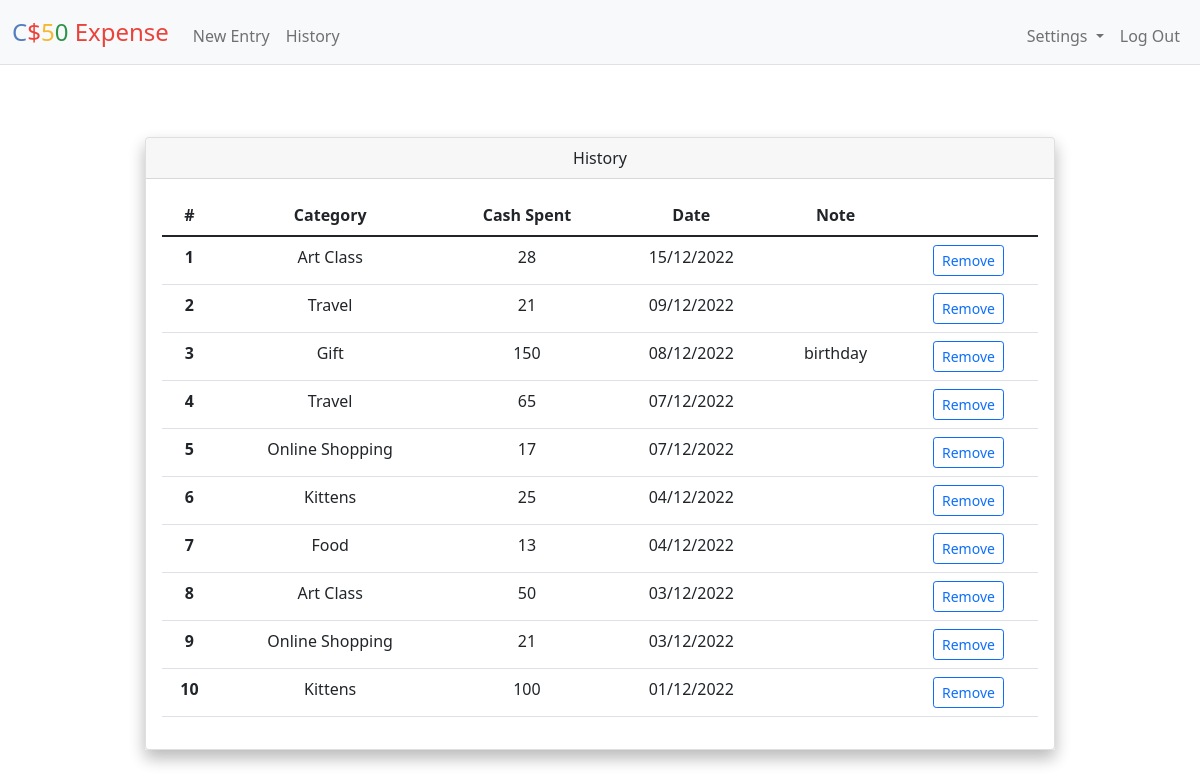
Screenshot of /history (signed in) with the database file from the repository.
### tables this page shows
CREATE TABLE entries (
    id INTEGER PRIMARY KEY AUTOINCREMENT NOT NULL,
    amount NUMERIC NOT NULL,
    description TEXT,
    year NUMRIC NOT NULL,
    month NUMRIC NOT NULL,
    day NUMRIC NOT NULL,
    user_id INTEGER NOT NULL,
    category_id INTEGER NOT NULL,
    FOREIGN KEY (user_id) REFERENCES users (id)
);

CREATE TABLE categories (
    id INTEGER PRIMARY KEY AUTOINCREMENT NOT NULL,
    category TEXT NOT NULL,
    user_id INTEGER NOT NULL,
    FOREIGN KEY (user_id) REFERENCES users (id)
);

### app.py (the view)
@app.route("/history", methods=["GET", "POST"])
@login_required
def history():
    if request.method == "POST":
        if 'remove_button' in request.form:
            id = request.form['remove_button']
            db_id = db.execute("SELECT * FROM entries WHERE user_id=? AND id=?", session["user_id"], id)
            if len(db_id) == 0:
                return apology("item doesn't exist", 400)
            db.execute("DELETE FROM entries WHERE id=?", id)
            flash('Item successfully removed')
            return redirect("/history")
        else:
            return apology("illegal entry", 400)
    else:
        history = db.execute(""" SELECT amount, description, year, month, day, entries.id, categories.category
                    FROM entries LEFT JOIN categories ON category_id = categories.id
                    WHERE entries.user_id=?""", session["user_id"])
        try:
            history = pd.DataFrame.from_dict(history)
            history["date"] = history["year"].astype(str) + "-" + history["month"].astype(str) + "-" + history["day"].astype(str)
            history["date"] = pd.to_datetime(history["date"])
            history["date"] = history["date"].dt.strftime('%d/%m/%Y')
            history = history.drop(columns=['year', 'month', 'day']).sort_values(['date', 'amount'], ascending=False)
            history.category.fillna(value=place_holder, inplace=True)
        except:
            history = pd.DataFrame.from_dict(history)
        history = history.to_dict('records')
        return render_template("history.html", history=history)

### app.py (called while the page is built)
@app.after_request
def after_request(response):
    response.headers["Cache-Control"] = "no-cache, no-store, must-revalidate"
    response.headers["Expires"] = 0
    response.headers["Pragma"] = "no-cache"
    return response

### helpers.py (called while the page is built)
def login_required(f):
    @wraps(f)
    def decorated_function(*args, **kwargs):
        if session.get("user_id") is None:
            return redirect("/login")
        return f(*args, **kwargs)
    return decorated_function

### templates/history.html (shortened to what this page needs)
{% extends "layout.html" %}
{% block main %}
  <div class="container-sm px-4 mt-4">
    <div class="col-xl-10 offset-lg-1 shadow">
      <div class="card mb-3 shadow">
        <div class="card-header">History</div>
        <div class="card-body">
          <table class="table">
            <thead>
              <tr>
                <th scope="row">#</th>
                <th scope="col">Category</th>
                <th scope="col">Cash Spent</th>
                <th scope="col">Date</th>
                <th scope="col">Note</th>
              </tr>
            </thead>
            <tbody>
              <form action="/history" method="POST">
              {% for item in history %}
                  <tr>
                    <th>{{loop.index}}</th>
                    <td>{{item.category|e}}</td>
                    <td>{{item.amount|e}}</td>
                    <td>{{item.date|e}}</td>
                    <td>{{item.description|e}}</td>
                    <td>
                      <button type="button" class="btn btn-outline-primary btn-sm" data-bs-toggle="modal" data-bs-target="#refid{{item.id|e}}">Remove</button>
                    </td>
                  </tr>
                {% endfor %}
              </form>
            </tbody>
          </table>
        </div>
      </div>
    </div>
  </div>
{% endblock %}

### rows the page displays
entries: category "Art Class", amount "28", date "15/12/2022"
entries: category "Travel", amount "21", date "09/12/2022"
entries: category "Gift", amount "150", date "08/12/2022", description "birthday"
entries: category "Travel", amount "65", date "07/12/2022"
entries: category "Online Shopping", amount "17", date "07/12/2022"
entries: category "Food", amount "13", date "04/12/2022"
entries: category "Art Class", amount "50", date "03/12/2022"
entries: category "Online Shopping", amount "21", date "03/12/2022"

### other values shown
{{ item.category|e }} "Kittens" "Kittens"
{{ item.amount|e }} "25" "100"
{{ item.date|e }} "04/12/2022" "01/12/2022"
